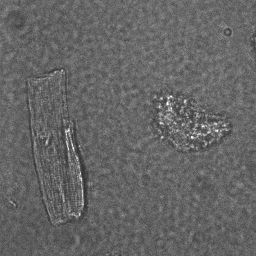
#> input picture Data/Cell1/snap.bmp, 256 x 256 px, given in place of avid_1.tif, which was not available
$ jupyter execute --allow-errors MES.ipynb   (text cells are left out)
#> lines starting #> are read from the running program, lines starting #| are printed output that depends on the picture; after the words box and inside, x2 and y2 are one past the last pixel; in counts of white or black regions, pixels touching at a corner belong together; pictures that were not available may be replaced by others from this repository, and a replacement may not be noted
[cell 1]
testing = (__name__ == "__main__")
if testing:
#     %matplotlib inline
    import matplotlib.pyplot as plt
    import matplotlib.image as mpimg
    import numpy as np
    import sys,os
    mespath = os.path.abspath('')
    if mespath not in sys.path:
        sys.path.append(mespath)

[cell 2]
if testing:
    from skimage import io
    fpath = 'Data\\Cell2\\Videos_AP'
    fr = 55.78 #71.29
    fname = 'avid_1.tif'
    fullpath = fpath + '\\' + fname
    video = io.imread(fullpath)
#> video is the input picture: shape (256, 256, 3); min 45, max 255, mean 101.5
    mname = 'cellmask.tif'
    fullpath = fpath + '\\' + mname
    mask = io.imread(fullpath)
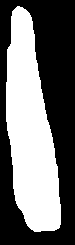
#> input picture Data/Cell1/video0/cellmask.tif, 75 x 245 px, found by its file name
#> mask: shape (245, 75); values 0 (black) and 1 (white), 43.9% white; 1 white region, box (x1, y1, x2, y2) and area: (6, 6, 61, 232) 8059

[cell 3]
def build_time_vector(fr,video_shape):
    import numpy as np
    time = np.cumsum(np.ones(video_shape[0]))
    time = (time-1)/fr
    return(time)

[cell 4]
def create_inner_mask(mask,area_percent=0.5):
    import numpy as np
    import scipy.ndimage as sm
    structE = np.ones((3,3))

    mask_area = np.sum(mask>0)
    m_erosion = np.copy(mask)
    m_erosion_area = mask_area
    iterations = 0
    while(m_erosion_area>area_percent*mask_area):
        m_erosion = sm.binary_erosion(m_erosion,structure=structE)
        m_erosion_area = np.sum(m_erosion>0)
        iterations+=1
    if iterations%2==0:
        mask_in = m_erosion
    else:
        iterations-=1
        mask_in = sm.binary_dilation(m_erosion,structure=structE)


    contourmask = (mask.astype(int)-mask_in).astype(bool)

    return(mask_in,contourmask,iterations)

[cell 5]
def standardize_angle(angle):
# [4 lines of commented-out code are left out]
    if angle<=0:
        angle = angle+180
    elif angle>=180:
        angle = angle-180
    return(angle)

[cell 6]
def get_angle(f):
    from skimage.measure import label, regionprops
    import numpy as np
    label_img = label(f)
    regions = regionprops(label_img)
    for props in regions:
        if props.area>200:
            orientation = props.orientation
            centroid = props.centroid
    angle = np.rad2deg(orientation)
#     print(angle)
    angle = standardize_angle(angle)
#     print(angle)
    return(angle,centroid)

[cell 7]
def align_mask3(mask,angle=0,got_angle=0):
    import numpy as np
    from scipy.ndimage.interpolation import rotate
    from skimage.transform import rotate as rotate2
    import scipy.ndimage as sm
    import scipy.ndimage.filters as sfilt

#     print(np.amax(mask))
    if got_angle==0:
        angle,centroid = get_angle(mask)

#     plt.figure()
#     plt.subplot(131)
    rot_f_temp = rotate2(mask,90-angle,order=0,resize=True,preserve_range=True)
#     plt.imshow(rot_f_temp,cmap='gray')
#     print(np.amax(rot_f_temp))
    rot_f_temp = sfilt.gaussian_filter(rot_f_temp,sigma=4)  #2
#     plt.subplot(132)
#     plt.imshow(rot_f_temp,cmap='gray')
#     print(np.amax(rot_f_temp))
    rot_f_temp[rot_f_temp>0.5] = True
    rot_f_temp[rot_f_temp<=0.5] = False

#     plt.subplot(133)
#     plt.imshow(rot_f_temp,cmap='gray')

    maxshape = np.amax([mask.shape[0],mask.shape[1],rot_f_temp.shape[0],rot_f_temp.shape[1]])

    rot_f = np.zeros((maxshape,maxshape))

    rot_f[:rot_f_temp.shape[0],:rot_f_temp.shape[1]] = rot_f_temp

#     bla=bla3

    mask_rot = rot_f
    return(mask_rot,angle)

[cell 8]
def build_contour(msk):
    '''Generates a gray contour from binary masks and extracts the contour'''
    import scipy.ndimage as sm
    import numpy as np
    msk_d = sm.binary_dilation(msk,structure=np.ones((3,3)),iterations=1)
    msk_contour_gray = msk_d.astype(int) + msk.astype(int)
    from skimage import measure
    contour = measure.find_contours(msk_contour_gray, 1, positive_orientation = 'high')
    contour = np.array(contour)
#     print(contour.shape)
    contour = contour.reshape((contour.shape[1],contour.shape[2]))
    return(contour)

[cell 9]
def change_format(coord, fig2graph = True, nlines = 255):
    '''Change vector format from image to coordinates or vice-a-versa
       Image has y axis downwards and on first column, cause its the line number
       Image has x axis on second column, cause its the column number'''
    import numpy as np
    new_coord = np.empty(coord.shape)
    if fig2graph==True:
        new_coord[:,1] = nlines-coord[:,0]
        new_coord[:,0] = coord[:,1]
        return(new_coord.astype(float))
    else:
        new_coord[:,1] = coord[:,0]
        new_coord[:,0] = nlines-coord[:,1]
        return(new_coord.astype('uint16'))

[cell 10]
def create_contours(mask_aligned, mask_in_aligned, iterations):
    import numpy as np
    import scipy.ndimage as sm
    contours = []
# [4 lines of commented-out code are left out]
    contour_out = build_contour(mask_aligned)
    contour_out = change_format(contour_out, fig2graph=True, nlines = mask_aligned.shape[0])

    contour_in = build_contour(mask_in_aligned)
    contour_in = change_format(contour_in, fig2graph=True, nlines = mask_aligned.shape[0])

    mask_mid = sm.binary_erosion(mask_aligned,structure=np.ones((3,3)),iterations=iterations//2)
    contour_mid = build_contour(mask_mid)
    contour_mid = change_format(contour_mid, fig2graph=True, nlines = mask_aligned.shape[0])


    contourmask_aligned = (mask_aligned.astype(int)-mask_in_aligned).astype(bool)
#     contourmsklist_aligned.append(contourmsk_aligned)

    contours.append(contour_in)
    contours.append(contour_mid)
    contours.append(contour_out)

# [4 lines of commented-out code are left out]
    return(contours, contourmask_aligned)

[cell 11]
# [11 lines left out: function arc_length, not called in this run]

[cell 12]
# [10 lines left out: function get_idx_percentil, not called in this run]

[cell 13]
# [8 lines left out: function get_centroid, not called in this run]

[cell 14]
# [14 lines left out: function rearange, not called in this run]

[cell 15]
# [28 lines left out: function perpendicular_eq, not called in this run]

[cell 16]
# [38 lines left out: function nearest_point2, not called in this run]

[cell 17]
# [55 lines left out: function create_separation_landmarks, not called in this run]

[cell 18]
# [36 lines left out: function connect_points, not called in this run]

[cell 19]
# [8 lines left out: function close_region, not called in this run]

[cell 20]
# [42 lines left out: function fill_region2, not called in this run]

[cell 21]
# [14 lines left out: function reorder_anodefirst, not called in this run]

[cell 22]
# [17 lines left out: function ptrans2d, not called in this run]

[cell 23]
# [8 lines left out: function phasecorr, not called in this run]

[cell 24]
# [62 lines left out: function revert_align_mask3, not called in this run]

[cell 25]
# [164 lines left out: function create_out_ROIs, not called in this run]
    #     break
    # pathtemp = 'C:/Users/Marcelo/Desktop/Artigo modelo filtragem/graph data to plot/'
    # plt.savefig(pathtemp+'graph_contour.tiff',bbox_inches='tight',dpi=600,frameon=False)

[cell 26]
# [18 lines left out: function reorder_slices, not called in this run]

[cell 27]
# [64 lines left out: function get_slices4, not called in this run]

[cell 28]
# [21 lines left out: function correct_contour_mismatch, not called in this run]

[cell 29]
# [28 lines left out: function get_ROIs_means, not called in this run]
# [24 lines of commented-out code are left out]

[cell 30]
def segment(video, fr, mask, n_ROIs_out=16, n_ROIs_in=16):
    import numpy as np
#     n_ROIs_out=16
#     n_ROIs_in=16
    n_ROIs_total = n_ROIs_out + n_ROIs_in
#     #Get videos .tif from path
#     video_list = get_img_stacks(fpath)

    #Get video shapes
    video_shape = video.shape
    f0 = video[0]
#     for v in video_list:
#         video_shape_list.append(v.shape)
#         f0list.append(v[0])

    #Build time vector
    time = build_time_vector(fr, video_shape)

#     #Load masks
#     msklist = load_masks(video_list, dir = mpath)

    #Create an inner mask and a contour mask
    mask_in, mask_contour, it = create_inner_mask(mask)

    #Alignes masks to vertical position
    mask_aligned,angle = align_mask3(mask)
# [8 lines of commented-out code are left out]
    import scipy.ndimage as sm
#     for m in msklist_aligned:
    mask_in_aligned = sm.binary_erosion(mask_aligned,structure=np.ones((3,3)),iterations=it)
#         msklist_in_aligned.append(m2)

    #Create contour_out, contour_mid and contour_in from mask and inner mask
    contours, contourmask_aligned = create_contours(mask_aligned, mask_in_aligned, it)

    #Divide contours in equal lengths and create a vector storing separation landmarks for later ROI design
    separation_landmarks = create_separation_landmarks(contours,mask_aligned,n_ROIs_out)

    #Generates outter ROIs
    segments = create_out_ROIs(contours,separation_landmarks,mask_aligned,mask_contour,angle)

    #Generates inner ROIs
    angle_in = angle
    slices = get_slices4(mask_in,mask_in_aligned,angle_in,nregions = n_ROIs_in)

    #Correct contour mismatch
    segments = correct_contour_mismatch(slices,segments)

    #put ROIs masks in a single list
#     ROIs_list = []
#     for seg,sl in zip(segments_list,slices_list):
    ROIs = np.empty((n_ROIs_total,segments.shape[1],segments.shape[2]))
    ROIs[:n_ROIs_out,:,:] = segments
    ROIs[n_ROIs_out:,:,:] = slices
#         ROIs_list.append(ROIs)

    #Get smaller ROIs means
    ROIs_means = get_ROIs_means(video,segments,slices)

    return(ROIs,ROIs_means,time)

#> (a cell that did not finish here is left out)

#> in segment, `f0 = video[0]`: f0 = 256 rows, first 8: [122, 122, 122], [106, 106, 106], [104, 104, 104], [98, 98, 98], [116, 116, 116], [116, 116, 116], [104, 104, 104], [111, 111, 111]
#> in create_inner_mask, `mask_area = np.sum(mask>0)`: mask_area = 8059
#> the loop in create_inner_mask, `while(m_erosion_area>area_percent*mask_area):` made 8 passes
#> m_erosion_area on passes 1 to 8: 7501, 6952, 6412, 5882, 5363, 4853, 4353, 3863
#> pass 1, in create_inner_mask, `m_erosion = sm.binary_erosion(m_erosion,structure=structE)`:
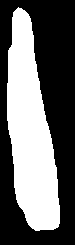
#> m_erosion: shape (245, 75) bool; 40.8% white; 1 white region, box (x1, y1, x2, y2) and area: (7, 7, 60, 231) 7501
#> pass 2, in create_inner_mask, `m_erosion = sm.binary_erosion(m_erosion,structure=structE)`:
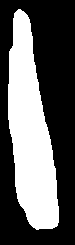
#> m_erosion: shape (245, 75) bool; 37.8% white; 1 white region, box (x1, y1, x2, y2) and area: (8, 9, 59, 230) 6952
#> pass 3, in create_inner_mask, `m_erosion = sm.binary_erosion(m_erosion,structure=structE)`:
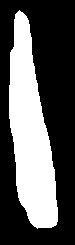
#> m_erosion: shape (245, 75) bool; 34.9% white; 1 white region, box (x1, y1, x2, y2) and area: (9, 10, 58, 229) 6412
#> after the loop in create_inner_mask, `while(m_erosion_area>area_percent*mask_area):`:
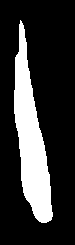
#> m_erosion: shape (245, 75) bool; 21% white; 1 white region, box (x1, y1, x2, y2) and area: (14, 20, 53, 223) 3863
#> after the loop in create_inner_mask, `while(m_erosion_area>area_percent*mask_area):`: iterations = 8
#> in create_inner_mask, `contourmask = (mask.astype(int)-mask_in).astype(bool)`:
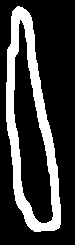
#> contourmask: shape (245, 75) bool; 22.8% white; 1 white region, box (x1, y1, x2, y2) and area: (6, 6, 61, 232) 4196
#> in get_angle, `label_img = label(f)`: label_img: shape (245, 75) int64; values 0 (black) and 1 (white), 43.9% white; 1 white region
#> in get_angle, `regions = regionprops(label_img)`: regions = 1 regions; box (x1, y1, x2, y2) and area: (6, 6, 61, 232) 8059
#> the loop in get_angle, `for props in regions:` made 1 pass
#> (orientation, centroid) on pass 1: (0.116, (130.9, 29.92))
#> in get_angle, `angle = np.rad2deg(orientation)`: angle = 6.67
#> in align_mask3, `angle,centroid = get_angle(mask)`: centroid = (130.9, 29.92)
#> in align_mask3, `rot_f_temp = rotate2(mask,90-angle,order=0,resize=True,preserve_range=..`:
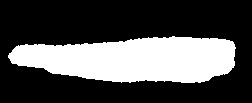
#> rot_f_temp: shape (103, 252); values 0 (black) and 1 (white), 31% white; 1 white region, box (x1, y1, x2, y2) and area: (8, 36, 236, 83) 8055
#> in align_mask3, `rot_f_temp = sfilt.gaussian_filter(rot_f_temp,sigma=4)`:
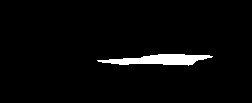
#> rot_f_temp: shape (103, 252); values 0 (black) and 1 (white), 3.2% white; 1 white region, box (x1, y1, x2, y2) and area: (97, 54, 213, 66) 823
#> in align_mask3, `rot_f[:rot_f_temp.shape[0],:rot_f_temp.shape[1]] = rot_f_temp`:
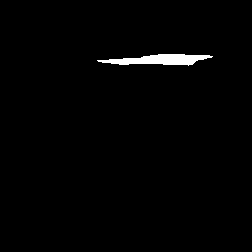
#> rot_f: shape (252, 252) float64; values 0 (black) and 1 (white), 1.3% white; 1 white region, box (x1, y1, x2, y2) and area: (97, 54, 213, 66) 823
#> in segment, `mask_aligned,angle = align_mask3(mask)`: angle = 6.67
#> in segment, `mask_in_aligned = sm.binary_erosion(mask_aligned,structure=np.ones((3,..`: mask_in_aligned: shape (252, 252) bool; every value is 0
#> in build_contour, `msk_d = sm.binary_dilation(msk,structure=np.ones((3,3)),iterations=1)`:
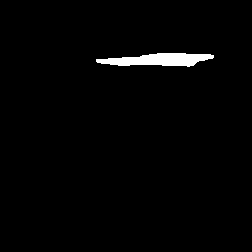
#> msk_d: shape (252, 252) bool; 1.7% white; 1 white region, box (x1, y1, x2, y2) and area: (96, 53, 214, 67) 1085
#> in build_contour, `msk_contour_gray = msk_d.astype(int) + msk.astype(int)`: msk_contour_gray: shape (252, 252) int64; 3 distinct labels, from 0 to 2
#> in build_contour, `contour = measure.find_contours(msk_contour_gray, 1, positive_orientat..`: contour = 1 point arrays, longest 235 points
#> in build_contour, `contour = np.array(contour)`: contour = 235 pairs, first value 53 to 66, second value 96 to 213
#> in create_contours, `contour_out = build_contour(mask_aligned)`: contour_out has the same summary as contour in build_contour
#> in create_contours, `contour_out = change_format(contour_out, fig2graph=True, nlines = mask..`: contour_out = 235 pairs, first value 96 to 213, second value 186 to 199
#> in build_contour (call 2), `msk_contour_gray = msk_d.astype(int) + msk.astype(int)`: msk_contour_gray: shape (252, 252) int64; every value is 0
